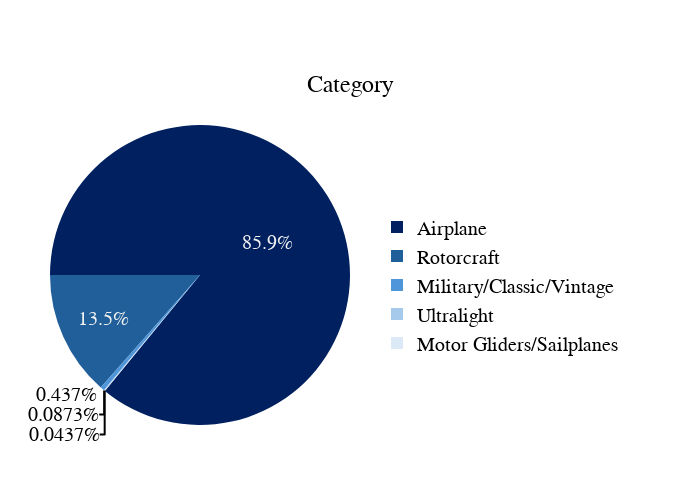

Notebook source saved alongside this figure:
### Code cell
# PIE CHART FOR CATEGORY

import plotly.express as px
import pandas as pd

# Count categories in 'Category'
value_counts = df['Category'].value_counts()

# Select 6 most frequent categories
top_values = value_counts.nlargest(6)

# Group the rest in "Others"
others_count = value_counts.iloc[6:].sum()
if others_count > 0:
    top_values['Others'] = others_count

# COrder them from most frequent to least frequent (except Others)
value_counts_df = top_values.reset_index()
value_counts_df.columns = ['Category', 'Count']

df_main = value_counts_df[value_counts_df['Category'] != 'Others'].sort_values(by='Count', ascending=False)
df_others = value_counts_df[value_counts_df['Category'] == 'Others']

final_df = pd.concat([df_main, df_others])

# Define the colors for the pie chart
piece_colors = ['#002060', '#215F9A', '#4E95D9', '#A6CAEC', '#DCEAF7', '#D9D9D9', '#7F7F7F']  # Piece colors
percentage_colors = ['#F2F2F2', '#F2F2F2', '#F2F2F2', '#002060', '#002060', '#002060', '#F2F2F2']  # Percentage colors

# Create chart
fig = px.pie(
    final_df, 
    names='Category', 
    values='Count', 
    title='Category',
    color_discrete_sequence=piece_colors[:len(final_df)]
)


# Rotate the graphic
fig.update_traces(
    rotation=270,  
    sort=False, 
    textinfo='percent',  # Show percentages inside pieces
    textfont=dict(family = 'Segoe UI', size=20, color=percentage_colors[:len(final_df)]),  # Adjust percentages' size and colors
    insidetextorientation='horizontal'  # Ensure percentages are shown horixontally
)

# Configure legend
fig.update_layout(
    title=dict(
        text='Category',
        font=dict(family = 'Segoe UI', size=24, color="#000000") 
    ),
    legend=dict(
        font=dict(family = 'Segoe UI', size=20, color="#000000"),
        orientation="v",  # Show legend vertically
        yanchor="bottom", y=0.25,  # Select the y position
        xanchor="center", x=1.5,  # Select the x position
        traceorder='normal'  # Ensure the order of the leyend
    ),
    width=700,  # Adjust the width of the chart
    height=500,  # Adjust the height of the chart
    title_x=0.5,  # Center the title horizontally
    title_y=0.85,  # Adjust the vertical position of the title

    margin={"l": 50, "r": 350, "t": 100, "b": 50}
)

fig.show()

### Figure 1 — Plotly figure (JSON) as saved in the notebook; plotly's stock layout.template omitted (floating-point values rounded to 4 significant figures)
{"data": [{"domain": {"x": [0, 1], "y": [0, 1]}, "hovertemplate": "Category=%{label}<br>Count=%{value}<extra></extra>", "insidetextorientation": "horizontal", "labels": ["Airplane", "Rotorcraft", "Military/Classic/Vintage", "Ultralight", "Motor Gliders/Sailplanes"], "legendgroup": "", "name": "", "rotation": 270, "showlegend": true, "sort": false, "textfont": {"color": ["#F2F2F2", "#F2F2F2", "#F2F2F2", "#002060", "#002060"], "family": "Segoe UI", "size": 20}, "textinfo": "percent", "type": "pie", "values": [1968, 309, 10, 2, 1]}], "layout": {"height": 500, "legend": {"font": {"color": "#000000", "family": "Segoe UI", "size": 20}, "orientation": "v", "tracegroupgap": 0, "traceorder": "normal", "x": 1.5, "xanchor": "center", "y": 0.25, "yanchor": "bottom"}, "margin": {"b": 50, "l": 50, "r": 350, "t": 100}, "piecolorway": ["#002060", "#215F9A", "#4E95D9", "#A6CAEC", "#DCEAF7"], "title": {"font": {"color": "#000000", "family": "Segoe UI", "size": 24}, "text": "Category", "x": 0.5, "y": 0.85}, "width": 700}}
